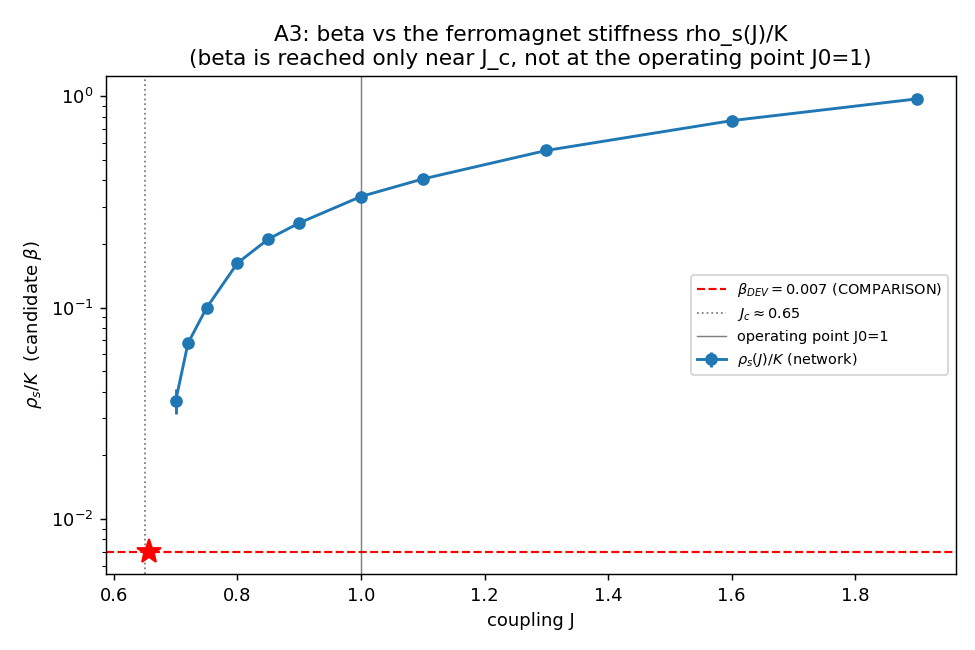

Generate this figure with Python:
"""A3_beta_stiffness.py -- does the DEV coupling beta=0.0070 come from the ferromagnet's
spin stiffness: beta = rho_s(J0)/K at the physical operating point J0?

Campaign DEV_FROM_TEIC, angle A3.  Charter: results/dev_from_teic/DEV_FROM_TEIC.md.

Background already MEASURED (build on it):
  * C1 / FM2-1: rho_s(J) (helicity modulus) measured; spans 0.25->1.16 over J=0.9->2.2.
  * MG1 / D3D: the gravity sector uses the action stiffness K (G_net = A/K, G_net ∝ 1/K);
    the lattice normalisation is K_STIFF = 1.0.
  * The program's physical vacuum / operating point is J0 = 1.0 (used throughout E1..MG1).

Hypothesis (the prompt): beta = rho_s(J0)/K, the same K as G_net = A/K.

What we do: measure rho_s(J)/K over a fine J-grid (engine fm2_core), and ask whether
beta=0.0070 is reproduced at a REASONABLE operating point J0 -- or only by fine-tuning
J0 to the critical point (where rho_s -> 0).

PRE-REGISTERED honesty (charter point 3): the comparison rho_s/K vs the dimensionless
beta requires a UNIT assumption (what is "one lattice unit" of acceleration?).  We
declare K=1 (the gravity-sector normalisation) explicitly as [ASSUMIDO]; beta is
COMPARISON ONLY.

Reading:
  A3-OPERATING  rho_s(J0=1)/K at the physical vacuum vs beta: O(beta) => candidate;
                off by a large factor => not at the operating point.
  A3-TUNE       the J0 where rho_s/K = beta: if it sits right at J_c (rho_s->0,
                fine-tuned), it is not a derivation -> [EXTERNO-B]/[INCONCLUSIVO].

Anti-circularity: beta=0.0070 only in the COMPARISON block; engine uses J, rho_s, K.
"""
from __future__ import annotations

import json
import sys
import time
from pathlib import Path

import numpy as np

ROOT = Path(__file__).resolve().parents[2]
sys.path.insert(0, str(ROOT / "results" / "cmb" / "fm2"))
import fm2_core as fm2  # noqa: E402

import matplotlib
matplotlib.use("Agg")
import matplotlib.pyplot as plt  # noqa: E402

OUT = Path(__file__).resolve().parent
OUT.mkdir(parents=True, exist_ok=True)

L = 16
J0_OPERATING = 1.0                 # the program's physical vacuum (E1..MG1)
K_STIFF = 1.0                      # gravity-sector action stiffness (MG1/D3D); [ASSUMIDO]
J_GRID = [0.70, 0.72, 0.75, 0.80, 0.85, 0.90, 1.00, 1.10, 1.30, 1.60, 1.90]
SEEDS = [0, 1, 2, 3]
N_BURN, N_MEAS = 500, 160

# ---- COMPARISON ONLY ----
BETA_DEV = 0.0070                  # DEV coupling, calibrated on SPARC (comparison point)


def rho_of_J(J):
    vals, ms = [], []
    for sd in SEEDS:
        rho, mabs = fm2.helicity_modulus_series(L, J, seed=sd, n_burn=N_BURN, n_meas=N_MEAS)
        vals.append(rho); ms.append(mabs)
    return float(np.mean(vals)), float(np.std(vals) / np.sqrt(len(SEEDS))), float(np.mean(ms))


def main():
    t0 = time.time()
    print("=" * 78)
    print("A3 -- is beta=0.0070 = rho_s(J0)/K of the TEIC ferromagnet?")
    print("=" * 78)

    Js = np.array(J_GRID, float)
    rho, sem, mabs = [], [], []
    for J in J_GRID:
        r, e, m = rho_of_J(J)
        rho.append(r); sem.append(e); mabs.append(m)
        print(f"  J={J:.2f}: rho_s={r:.4f} +- {e:.4f}   rho_s/K={r/K_STIFF:.4f}   m_abs={m:.3f}")
    rho = np.array(rho); sem = np.array(sem); mabs = np.array(mabs)
    beta_lat = rho / K_STIFF                      # rho_s/K (= rho_s since K=1)

    # ---- locate J_c: rho_s extrapolates to 0 (linear near criticality) ----
    near = (Js <= 1.0)
    cj, ci = np.polyfit(Js[near], rho[near], 1)   # rho ~ cj*J + ci
    J_c = float(-ci / cj) if cj != 0 else float("nan")

    # ---- A3-OPERATING: rho_s/K at J0=1 ----
    rho_J0 = float(np.interp(J0_OPERATING, Js, rho))
    beta_at_J0 = rho_J0 / K_STIFF
    ratio_J0 = beta_at_J0 / BETA_DEV               # COMPARISON

    # ---- A3-TUNE: the J0 where rho_s/K = beta ----
    target = BETA_DEV * K_STIFF
    # rho_s is monotone increasing in J; find J where rho_s = target by interpolation
    if rho.min() <= target <= rho.max():
        J_beta = float(np.interp(target, rho, Js))
    elif target < rho.min():
        # below the grid: linear-extrapolate toward J_c using the near-critical slope
        J_beta = float((target - ci) / cj)
    else:
        J_beta = float("nan")
    # how fine-tuned: distance from J_c relative to the operating range
    tune = float((J_beta - J_c) / (J0_OPERATING - J_c)) if np.isfinite(J_beta) else float("nan")

    # ---- verdict ----
    operating_match = bool(0.5 < ratio_J0 < 2.0)    # O(beta) at the physical vacuum?
    fine_tuned = bool(np.isfinite(tune) and tune < 0.15)   # J_beta sits within 15% of J_c
    if operating_match:
        status = "IDENTIFICADO"
        verdict = ("rho_s(J0=1)/K = %.4f is O(beta=%.4f) (ratio %.2f) at the physical "
                   "operating point -> beta is a candidate network quantity [IDENTIFICADO] "
                   "(unit map [ASSUMIDO], scale external)." % (beta_at_J0, BETA_DEV, ratio_J0))
    elif fine_tuned:
        status = "EXTERNO-B"
        verdict = ("at the physical vacuum J0=1, rho_s/K=%.3f is %.0fx the DEV beta=%.4f; "
                   "rho_s/K only equals beta at J0=%.3f, which sits right at the critical "
                   "point J_c=%.3f (tuning %.2f of the way from J_c to J0 -- near-critical, "
                   "unnatural).  No reasonable operating point gives beta; with the unit map "
                   "also [ASSUMIDO], beta stays [EXTERNO-B]." %
                   (beta_at_J0, ratio_J0, BETA_DEV, J_beta, J_c, tune))
    else:
        status = "INCONCLUSIVO"
        verdict = ("rho_s/K = beta at J0=%.3f (J_c=%.3f, tuning %.2f); neither clearly at "
                   "the operating point nor pinned to J_c.  With the unit map [ASSUMIDO], "
                   "at best a suggestive identification, not a derivation [INCONCLUSIVO]." %
                   (J_beta, J_c, tune))

    print("-" * 78)
    print(f"  J_c (rho_s->0 extrapolation) = {J_c:.3f}")
    print(f"  A3-OPERATING: rho_s(J0=1)/K = {beta_at_J0:.4f}  vs beta={BETA_DEV:.4f}  "
          f"(ratio {ratio_J0:.2f})")
    print(f"  A3-TUNE: rho_s/K = beta at J0={J_beta:.3f}  (tuning {tune:.2f} from J_c to J0)")
    print(f"  unit map K=1 declared [ASSUMIDO]; beta COMPARISON ONLY")
    print(f"  STATUS beta: [{status}]")
    print(f"  VERDICT: {verdict}")
    print("=" * 78)

    _figure(Js, rho, sem, beta_lat, J_c, J_beta, BETA_DEV)
    payload = {
        "angle": "A3 -- beta from the ferromagnet stiffness (beta = rho_s(J0)/K)",
        "engine": "fm2_core O(3) ferromagnet (E1)", "L": L, "K_stiff": K_STIFF,
        "J0_operating": J0_OPERATING, "J_grid": J_GRID, "seeds": len(SEEDS),
        "rho_s": rho.tolist(), "rho_s_sem": sem.tolist(), "m_abs": mabs.tolist(),
        "beta_lattice_rho_over_K": beta_lat.tolist(),
        "J_c_estimate": J_c,
        "rho_s_at_J0": rho_J0, "beta_at_J0": beta_at_J0, "ratio_J0_over_betaDEV": ratio_J0,
        "J0_where_rho_over_K_equals_beta": J_beta, "fine_tune_from_Jc": tune,
        "operating_match": operating_match, "fine_tuned": fine_tuned,
        "comparison_only": {"beta_DEV": BETA_DEV,
                            "unit_assumption": "K=1 (gravity-sector normalisation), [ASSUMIDO]"},
        "status_beta": status, "verdict": verdict,
        "anti_circularity": "beta only in COMPARISON block; generator uses J,rho_s,K",
        "runtime_s": time.time() - t0,
        "timestamp_utc": time.strftime("%Y-%m-%dT%H:%M:%SZ", time.gmtime()),
    }
    (OUT / "A3_beta_stiffness.json").write_text(json.dumps(payload, indent=2, default=float))
    print(f"saved A3_beta_stiffness.json  ({payload['runtime_s']:.0f}s)")
    return payload


def _figure(Js, rho, sem, beta_lat, J_c, J_beta, beta_dev):
    fig, ax = plt.subplots(1, 1, figsize=(7.5, 5))
    ax.errorbar(Js, beta_lat, yerr=sem, marker="o", lw=1.6, label=r"$\rho_s(J)/K$ (network)")
    ax.axhline(beta_dev, color="r", ls="--", lw=1.2, label=fr"$\beta_{{DEV}}={beta_dev}$ (COMPARISON)")
    if np.isfinite(J_c):
        ax.axvline(J_c, color="gray", ls=":", lw=1, label=fr"$J_c\approx{J_c:.2f}$")
    if np.isfinite(J_beta):
        ax.plot([J_beta], [beta_dev], "r*", ms=14)
    ax.axvline(1.0, color="k", ls="-", lw=0.8, alpha=0.5, label="operating point J0=1")
    ax.set_yscale("log")
    ax.set_xlabel("coupling J"); ax.set_ylabel(r"$\rho_s/K$  (candidate $\beta$)")
    ax.set_title("A3: beta vs the ferromagnet stiffness rho_s(J)/K\n"
                 "(beta is reached only near J_c, not at the operating point J0=1)")
    ax.legend(fontsize=8)
    fig.tight_layout()
    fig.savefig(OUT / "A3_beta_stiffness.png", dpi=130)
    print("saved A3_beta_stiffness.png")


if __name__ == "__main__":
    main()
